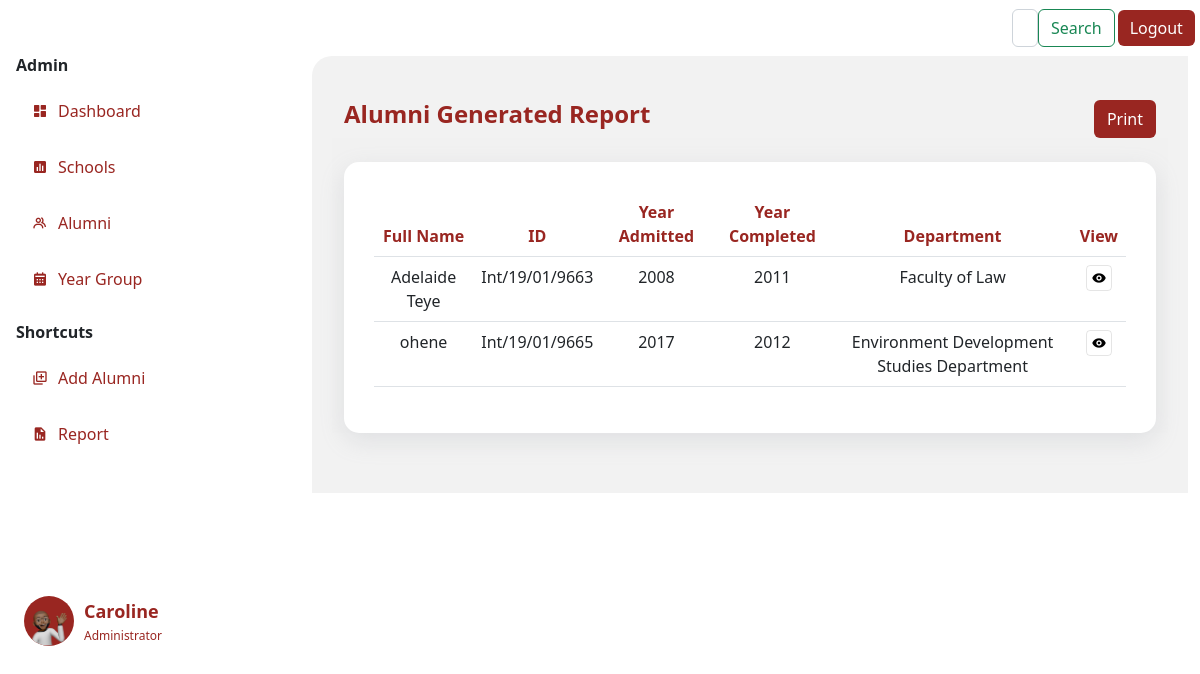
Page /newreport (signed in) on the earlier database version.
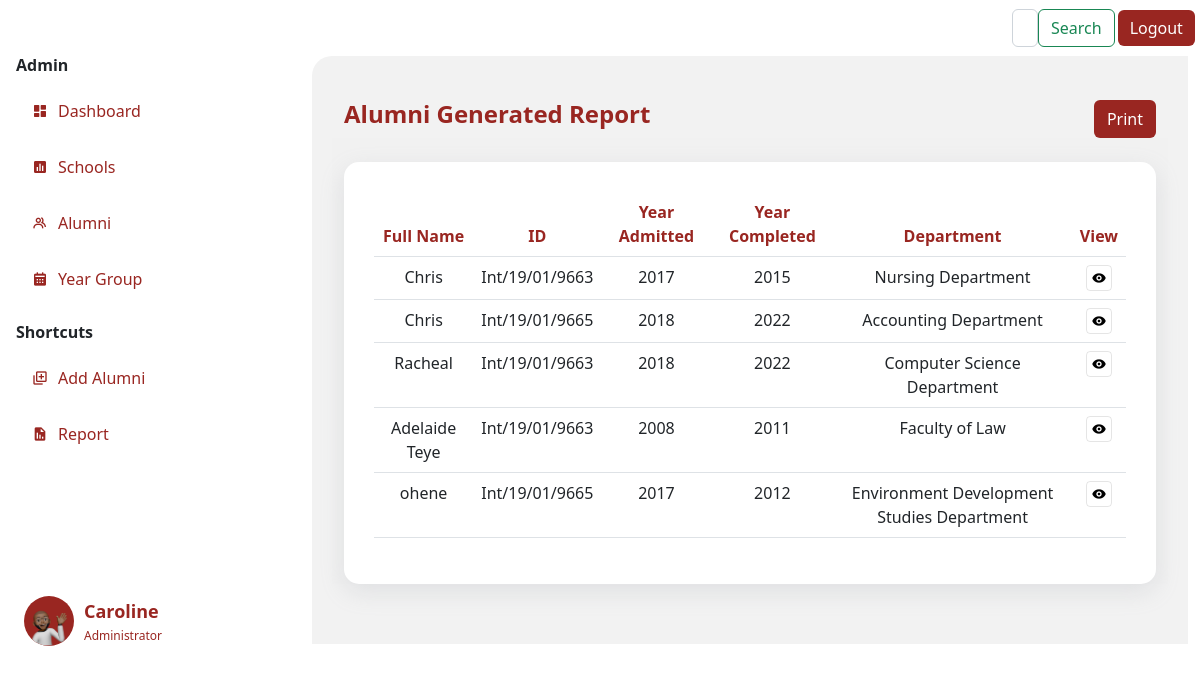
Same page on the later database version.
### app.py (models this page shows)
class User(db.Model,UserMixin):
    id= db.Column(db.Integer, primary_key=True)
    fullname= db.Column(db.String()  )
    indexnumber= db.Column(db.Integer())
    gender= db.Column(db.String()    )
    school= db.Column(db.String()    )
    department= db.Column(db.String()    )
    program= db.Column(db.String()   )
    completed= db.Column(db.Integer()     )
    admitted= db.Column(db.Integer()  )
    email= db.Column(db.String()     )
    telephone= db.Column(db.String()     )
    hall= db.Column(db.String()  )
    nationality= db.Column(db.String()   )
    address= db.Column(db.String()   )
    work= db.Column(db.String()  )
    guardian= db.Column(db.String()  )
    kin= db.Column(db.String()   )
    relationship= db.Column(db.String()  )
    marital= db.Column(db.String()   )
    health= db.Column(db.String()    )
    extra= db.Column(db.String()     )
    image_file = db.Column(db.String(20))
    def __repr__(self):
        return f"User('{self.id}', {self.fullname}, {self.gender}'"

### app.py (the view)
@app.route('/newreport', methods=['GET', 'POST'])
@login_required
def newreport():
    users=User.query.order_by(User.id.desc()).all()
    print(users)
    return render_template("newreport.html", users=users)

### forms.py
class Search(FlaskForm):
    searched = StringField('Searched', validators=[DataRequired()])
    submit = SubmitField('Search')

### app.py (called while the page is built)
@login_manager.user_loader
def load_user(user_id):
    return Person.query.get(int(user_id))

@app.context_processor
def base():
    form=Search()
    return dict(form=form)

### templates/newreport.html (shortened to what this page needs)
{% extends 'layout.html' %}
{% block body %}
      <div style="display: flex; justify-content: space-between; margin: 10px 12px 0 12px; margin-top: 3vh;">
          <h4 style="color: #992621;  text-align: center;"><b>Alumni Generated Report</b></h4>
          <button type="button" class="btn" style="background: #992621; color: #fff;"> Print</button>
      </div>
        <div class="container" style="background: #f2f2f2f2;" data-aos="fade-up" data-aos-duration="3000">
        <br>
          <div class="dashboard-item" >
            <table class="table">
                <thead style="text-align: center; color: #992621;">
                <tr >
                    <th scope="col">Full Name</th>
                    <th scope="col">ID</th>
                    <th scope="col">Year Admitted</th>
                    <th scope="col">Year Completed</th>
                    <th scope="col">Department</th>
                    <th scope="col-1">View</th>
                </tr>
                </thead>
                {%for user in users%}
                <tbody style="text-align: center;">
                <tr>
                    <td scope="row">{{user.fullname}}</th>
                    <td>{{user.indexnumber}}</td>
                    <td>{{user.admitted}}</td>
                    <td>{{user.completed}}</td>
                    <td>{{user.department}}</td>
                    <td>
                      <a href="" class="table-#" style="height: 4vh; border-radius: 5px; width: 2vw; align-items: center; color: black;" >
                        <i class='bx bxs-show bx-border icon'></i>
                      </a>
                    </td>
                </tr>
                </tbody>
                {%endfor%}
            </table>
          </div>
        </div>
  </div>
  {% endblock body %}

Differences in the rows shown:
added User: fullname "Chris", indexnumber "Int/19/01/9663", admitted "2017", completed "2015", department "Nursing Department"
added User: fullname "Chris", indexnumber "Int/19/01/9665", admitted "2018", completed "2022", department "Accounting Department"
added User: fullname "Racheal", indexnumber "Int/19/01/9663", admitted "2018", completed "2022", department "Computer Science Department"
